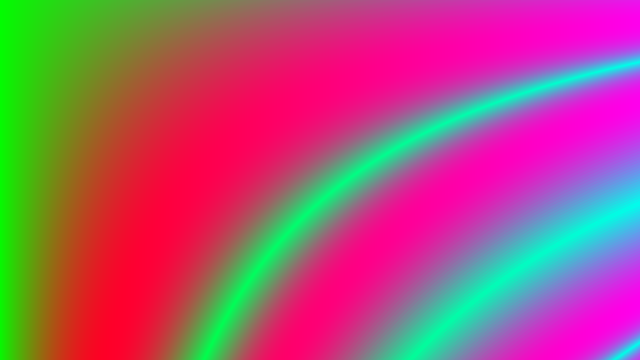
Frame 1 (no input)
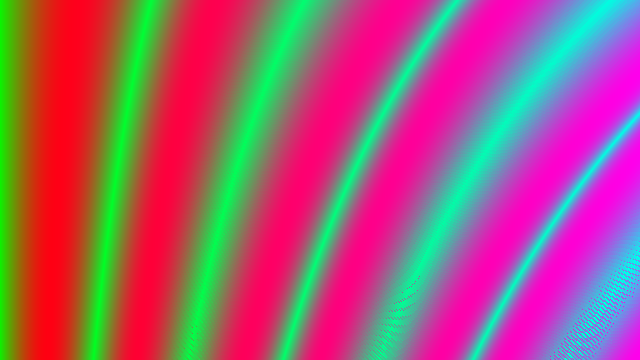
Frame 2 (the mouse pressed at the canvas centre, redrawn once)

The Processing sketch that drew these frames (run headless with seeded random() and noise(); the mouse was pressed at the canvas centre and the sketch redrawn once):

// Processing sketch: WaveGradient
// ── WaveGradient.pde
/**
 * Wave Gradient 
 * by Ira Greenberg.  
 * 
 * Generate a gradient along a sin() wave.
 */

float angle = 0;
float px = 0, py = 0;
float amplitude = 30;
float frequency = 0;
float fillGap = 2.5;
color c;

void setup() {
  size(640, 360);
  background(200);
  noLoop();
}

void draw() {
  for (int i =- 75; i < height+75; i++){
    // Reset angle to 0, so waves stack properly
    angle = 0;
    // Increasing frequency causes more gaps
    frequency+=.002;
    for (float j = 0; j < width+75; j++){
      py = i + sin(radians(angle)) * amplitude;
      angle += frequency;
      c =  color(abs(py-i)*255/amplitude, 255-abs(py-i)*255/amplitude, j*(255.0/(width+50)));
      // Hack to fill gaps. Raise value of fillGap if you increase frequency
      for (int filler = 0; filler < fillGap; filler++){
        set(int(j-filler), int(py)-filler, c);
        set(int(j), int(py), c);
        set(int(j+filler), int(py)+filler, c);
      }
    }
  }
}
